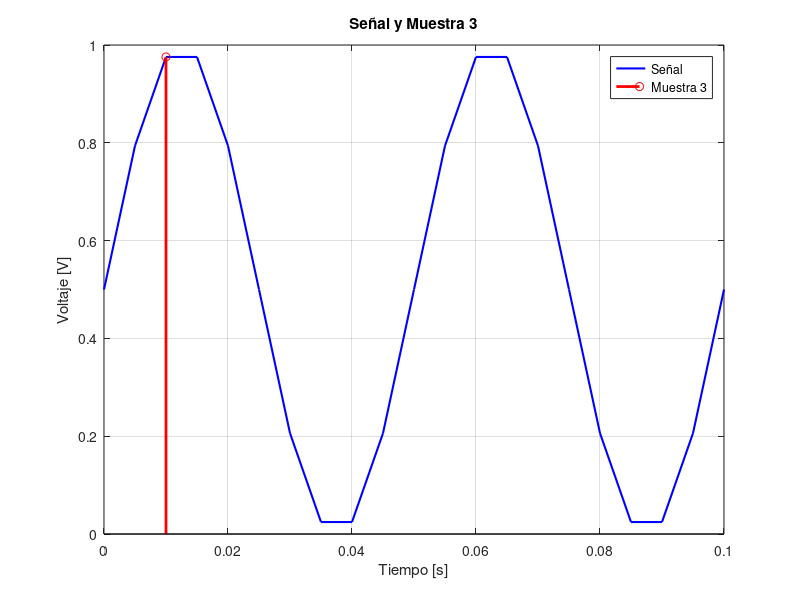

Source code (MATLAB):
clc; clear; close all;

% Parámetros de la señal
A = 0.5;          % Amplitud
f = 20;           % Frecuencia [Hz]
offset = 0.5;     % Offset para evitar negativos
fs = 200;         % Frecuencia de muestreo (ejemplo)
t = 0:1/fs:0.1;   % Tiempo de simulación

% Señal
V = A*sin(2*pi*f*t) + offset;

% Muestra 3 en t = 10 ms
t3 = 0.01;                  
V3 = A*sin(2*pi*f*t3) + offset;

fprintf('Muestra 3 en t=10ms: %.3f V\n', V3);

% Método SAR con 3 bits
Vref = 1;       % Rango de 0 a 1V
Nbits = 3;
res = Vref / (2^Nbits);
value = V3;
bits = zeros(1, Nbits);

fprintf('\nProceso SAR:\n');
for k = 1:Nbits
    step = Vref / (2^k);
    if value >= step
        bits(k) = 1;
        value = value - step;
    else
        bits(k) = 0;
    end
    fprintf('b%d = %d, valor restante = %.3f\n', Nbits-k, bits(k), value);
end

% Mostrar código binario final
binCode = num2str(bits);
disp(['Código binario = ', binCode]);

% ---- GRAFICA ----
figure;
plot(t, V, 'b', 'LineWidth',1.5); hold on;
stem(t3, V3, 'r', 'LineWidth', 2, 'DisplayName','Muestra 3');
title('Señal y Muestra 3');
xlabel('Tiempo [s]');
ylabel('Voltaje [V]');
grid on;
legend('Señal','Muestra 3');
%%